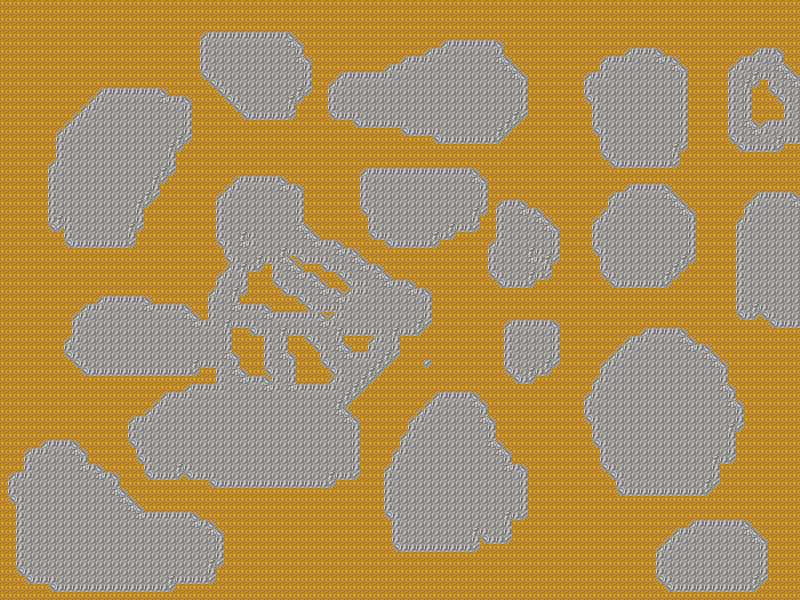

A 2D game scene composited from a Tiled map and its tileset images. What follows is a short description and the map's XML, with each tile layer's data collapsed to a summary:
An orthogonal 100x75 tile map with 8x8 px tiles, 2 tile layers (Слой тайлов 1, Слой тайлов 2).

<map version="1.0" orientation="orthogonal" width="100" height="75" tilewidth="8" tileheight="8">
 <properties>
  <property name="scrH" value="600" />
  <property name="scrW" value="800" />
 </properties>
 <tileset firstgid="1" name="objects" tilewidth="8" tileheight="8" spacing="1">
  <image source="objects.png" trans="ffffff" width="64" height="512" />
  <terraintypes>
   <terrain name="Новый участок" tile="-1" />
  </terraintypes>
  <tile id="0">
   <properties>
    <property name="id" value="0" />
    <property name="life" value="0" />
    <property name="next" value="0" />
    <property name="type" value="0" />
   </properties>
  </tile>
  <tile id="7">
   <properties>
    <property name="id" value="1" />
    <property name="life" value="5" />
    <property name="next" value="0" />
    <property name="type" value="1" />
   </properties>
  </tile>
  <tile id="8">
   <properties>
    <property name="id" value="2" />
    <property name="life" value="5" />
    <property name="next" value="0" />
    <property name="type" value="1" />
   </properties>
  </tile>
  <tile id="14">
   <properties>
    <property name="id" value="3" />
    <property name="life" value="5" />
    <property name="next" value="1" />
    <property name="type" value="2" />
   </properties>
  </tile>
  <tile id="21">
   <properties>
    <property name="id" value="4" />
    <property name="life" value="5" />
    <property name="next" value="3" />
    <property name="type" value="3" />
   </properties>
  </tile>
  <tile id="28" terrain="0,0,0,0">
   <properties>
    <property name="id" value="5" />
    <property name="life" value="50" />
    <property name="next" value="14" />
    <property name="type" value="4" />
   </properties>
  </tile>
  <tile id="29" terrain="0,0,0,">
   <properties>
    <property name="id" value="6" />
    <property name="life" value="50" />
    <property name="next" value="14" />
    <property name="type" value="4" />
   </properties>
  </tile>
  <tile id="30" terrain="0,,0,0">
   <properties>
    <property name="id" value="7" />
    <property name="life" value="50" />
    <property name="next" value="14" />
    <property name="type" value="4" />
   </properties>
  </tile>
  <tile id="31" terrain="0,0,,0">
   <properties>
    <property name="id" value="8" />
    <property name="life" value="50" />
    <property name="next" value="14" />
    <property name="type" value="4" />
   </properties>
  </tile>
  <tile id="32" terrain=",0,0,0">
   <properties>
    <property name="id" value="9" />
    <property name="life" value="50" />
    <property name="next" value="14" />
    <property name="type" value="4" />
   </properties>
  </tile>
  <tile id="33" terrain="0,,0,">
   <properties>
    <property name="id" value="10" />
    <property name="life" value="50" />
    <property name="next" value="14" />
    <property name="type" value="4" />
   </properties>
  </tile>
  <tile id="34" terrain=",0,,0">
   <properties>
    <property name="id" value="11" />
    <property name="life" value="50" />
    <property name="next" value="14" />
    <property name="type" value="4" />
   </properties>
  </tile>
  <tile id="35" terrain=",,0,0">
   <properties>
    <property name="id" value="12" />
    <property name="life" value="50" />
    <property name="next" value="14" />
    <property name="type" value="4" />
   </properties>
  </tile>
  <tile id="36" terrain="0,0,,">
   <properties>
    <property name="Type" value="4" />
    <property name="id" value="13" />
    <property name="life" value="50" />
    <property name="next" value="14" />
   </properties>
  </tile>
  <tile id="42">
   <properties>
    <property name="id" value="14" />
    <property name="life" value="40" />
    <property name="next" value="15" />
    <property name="type" value="5" />
   </properties>
  </tile>
  <tile id="49">
   <properties>
    <property name="Type" value="6" />
    <property name="id" value="15" />
    <property name="life" value="30" />
    <property name="next" value="0" />
   </properties>
  </tile>
  <tile id="56" terrain="0,,,">
   <properties>
    <property name="id" value="16" />
    <property name="life" value="8" />
    <property name="next" value="4" />
    <property name="type" value="7" />
   </properties>
  </tile>
  <tile id="57" terrain=",,0,">
   <properties>
    <property name="id" value="17" />
    <property name="life" value="8" />
    <property name="next" value="4" />
    <property name="type" value="7" />
   </properties>
  </tile>
  <tile id="58" terrain=",,,0">
   <properties>
    <property name="id" value="18" />
    <property name="life" value="8" />
    <property name="next" value="4" />
    <property name="type" value="7" />
   </properties>
  </tile>
  <tile id="59" terrain=",0,,">
   <properties>
    <property name="Type" value="7" />
    <property name="id" value="19" />
    <property name="life" value="8" />
    <property name="next" value="4" />
   </properties>
  </tile>
  <tile id="63">
   <properties>
    <property name="id" value="20" />
    <property name="life" value="99" />
    <property name="next" value="-1" />
    <property name="type" value="8" />
   </properties>
  </tile>
 </tileset>
 <layer name="Слой тайлов 1" width="100" height="75">
  <data>[7500 cells, 7500 non-empty, 1 distinct tile ids]</data>
 </layer>
 <layer name="Слой тайлов 2" width="100" height="75">
  <data>[7500 cells, 7500 non-empty, 14 distinct tile ids]</data>
 </layer>
</map>